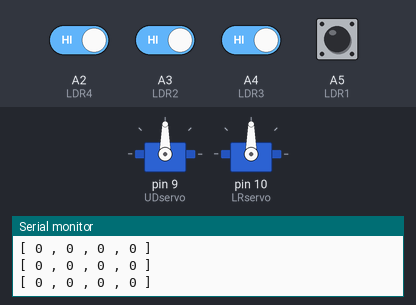
Bench run of a sketch on a simulated Arduino Uno, built with avr-gcc and run on an emulated ATmega328P. On the bench: 2 × servo, the last lines printed to the serial monitor. The inputs (shaded band) are chosen by the test bench; at power-on: A2 (LDR4), A3 (LDR2), A4 (LDR3), A5 (LDR1) HIGH.

Above: at 1.2 s.
1.3 s: A2 (LDR4) driven LOW
At 3.4 s:
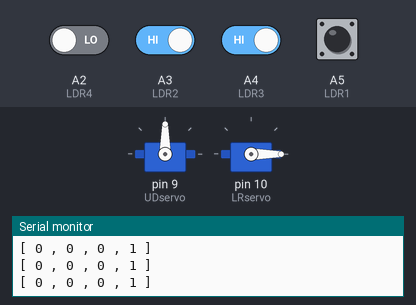
4.3 s: A2 (LDR4) driven HIGH and A3 (LDR2) driven LOW
At 7.0 s:
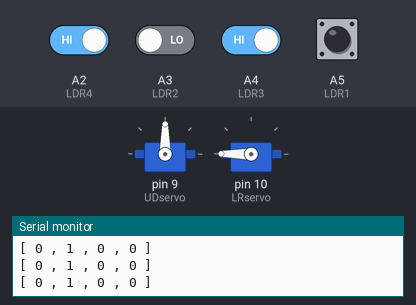
7.3 s: A3 (LDR2) driven HIGH and A4 (LDR3) driven LOW
At 8.1 s:
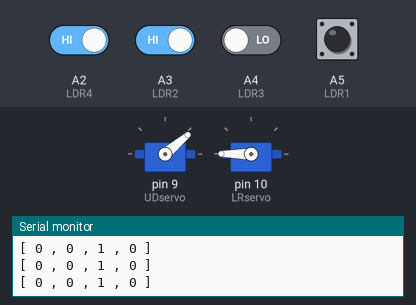
9.2 s: A2 (LDR4) driven LOW
At 11.5 s:
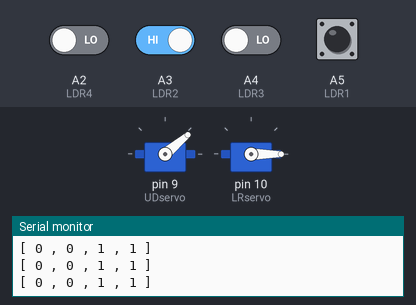
Timing chart, 0 to 13.0 s (numbered marks = the images above; inputs shaded):
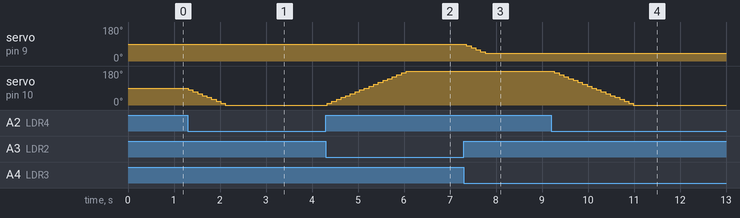

Measured:
- after the input at 1.3 s, servo on pin 10 (LRservo): moves from 90° to 0° over 0.81 s, starting at once
- after the input at 4.3 s, servo on pin 10 (LRservo): moves from 0° to 180° over 1.7 s, starting at once
- after the input at 7.3 s, servo on pin 9 (UDservo): moves from 90° to 40° over 0.40 s, starting after 0.06 s
- after the input at 9.2 s, servo on pin 10 (LRservo): moves from 180° to 0° over 1.7 s, starting after 0.07 s

The sketch:

ldr.ino
```cpp
#include <Servo.h>
//#include <Stream>
//#include <vector>
#include "ardToEsp.h"

Servo UDservo;  // create servo object to control a servo
Servo LRservo;

// LDR1 - A2
// LDR2 - A3
// LDR3 - A4
// LDR4 - A5

#define LDR1  A5 // Up A2
#define LDR2  A3 // Right A3
#define LDR3  A4 // Down A4
#define LDR4  A2 // Left A5

#define RXPIN A0
#define TXPIN A1
extern ESP serialESP(RXPIN, TXPIN, 9600);

bool ldr2, ldr4, ldr1, ldr3;
int LRpos, UDpos;

void setup() {
  Serial.begin(115200);
  Serial.print("Recalibrating... Begin");
  pinMode(LDR1, INPUT);
  pinMode(LDR2, INPUT);
  pinMode(LDR3, INPUT);
  pinMode(LDR4, INPUT);
  UDservo.attach(9);
  LRservo.attach(10);
  UDservo.write(90);
  LRservo.write(90);
  UDpos = 90;
  LRpos = 90;
}
String getValue(String data, char separator, int index)
{
  int found = 0;
  int strIndex[] = {0, -1};
  int maxIndex = data.length()-1;

  for(int i=0; i<=maxIndex && found<=index; i++){
    if(data.charAt(i)==separator || i==maxIndex){
        found++;
        strIndex[0] = strIndex[1]+1;
        strIndex[1] = (i == maxIndex) ? i+1 : i;
    }
  }

  return found>index ? data.substring(strIndex[0], strIndex[1]) : "";
}
// void check_app(){
//   String recievedData = serialESP.readSerial();
//   Serial.print(recievedData);
// }
// int check_joystick(){
//   String recievedData = serialESP.readSerial();
//   Serial.println("\tRecieved: " + recievedData);
//   int joystickx = getValue(recievedData, ',' ,0).toInt();
//   int joysticky = getValue(recievedData, ',' ,1).toInt();
//   int remote_switch = getValue(recievedData, ',' ,2).toInt();
//   Serial.print(String(joystickx) + " " + String(joysticky) + " " + String(remote_switch));
// }

const int step_size = 10;
void moveUD(String direction){
  if(direction == "UP"){
    if(UDpos < 180){
      if (UDpos >= 160) UDpos = 160;
      else{
      UDpos += step_size;
      Serial.print("\tMoving up " + String(UDpos));
      UDservo.write(UDpos);
      }
    }
  }
  else if (direction == "DOWN"){
    if(UDpos > 0){
      if (UDpos <= 40) UDpos = 40;
      else{
      UDpos -= step_size;
      Serial.print("\tMoving down " + String(UDpos));
      UDservo.write(UDpos);
      }
    }
  }
}

void moveLR(String direction){
  if(direction == "RIGHT"){
    if(LRpos < 180){
      //if (LRpos >= 160) LRpos = 160;
      //else{
      LRpos += step_size;
      Serial.print("\tMoving right " + String(LRpos));
      LRservo.write(LRpos);
      //}
    }
  }
  else if(direction == "LEFT"){
    if(LRpos > 0){
      //if (LRpos <= 40) LRpos = 40;
      //else{
      LRpos -= step_size;
      Serial.print("\tMoving left " + String(LRpos));
      LRservo.write(LRpos);
      //}
    }
  }
}

void check_ldr(){
  ldr1 = !digitalRead(LDR1); // UP
  ldr2 = !digitalRead(LDR2); // RIGHT
  ldr3 = !digitalRead(LDR3); // DOWN
  ldr4 = !digitalRead(LDR4); // LEFT
  // 1 is light, 0 is dark

  Serial.print("[ " + String(ldr1) + " , " + String(ldr2) + " , " + String(ldr3) + " , " + String(ldr4) + " ]");
  if(ldr4 < ldr2){
    // right
    moveLR("RIGHT");
  }
  else if(ldr4 > ldr2){
    // left
    moveLR("LEFT");
  }

  else if(ldr3 < ldr1){
    // up
    moveUD("UP");
  }
  else if(ldr3 > ldr1){
    // down
    moveUD("DOWN");
  }

  Serial.print("\n");
}

int xyswitch;
void loop() {
  //check_app();
  check_ldr();
  delay(100);

}
```

ardToEsp.h
```cpp
#include <SoftwareSerial.h>

class ESP{
  private:
    int rxPin;
    int txPin;
    int baud;
    SoftwareSerial espSerial;

  public:
  ESP(int rx, int tx, int baud) : rxPin(rx), txPin(tx), baud(baud), espSerial(rxPin, txPin){
    espSerial.begin(baud);
  }

  void writeInt(int data){
    espSerial.print(data);
  }

  void writeStr(String data){
    espSerial.print(data);
  }
};
```
